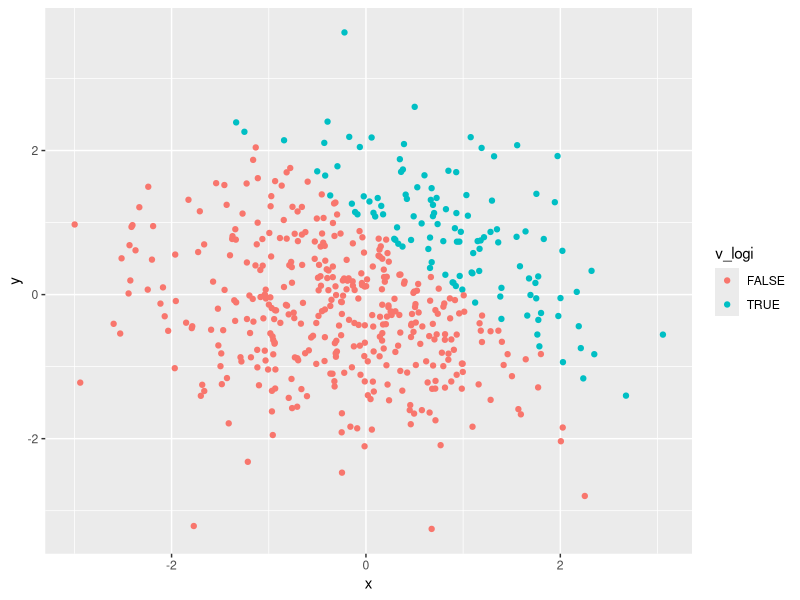
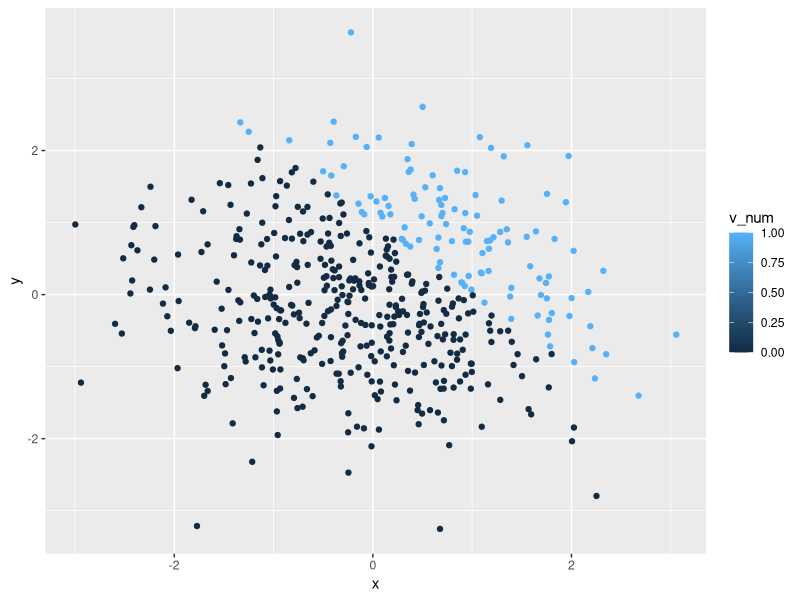
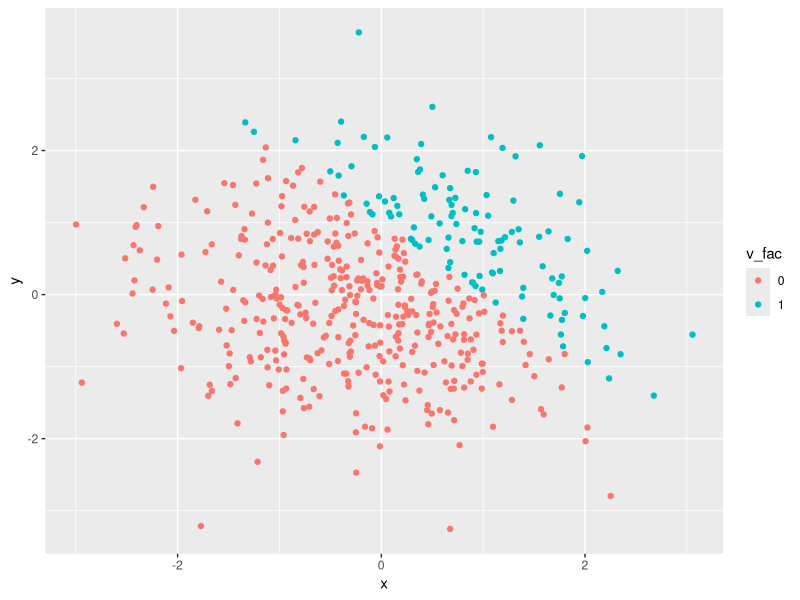

Write the R code that produced these figures, in order.
## ---- chunk 1
  set.seed(12)
  s = rnorm(8)
  v_logi = s > 0
  v_ch = c("A", "B", "C", "D","E", "F", "G", "H")
  v_fac = factor(c("AB", "B", "O", "B","B", "O", "AB", "B"),
                 levels = c('AB','B','O'))
  
library(tidyverse)
example_df = tibble(
  samp = s,
  vec_logical = v_logi,
  vec_char = v_ch,
  vec_factor = v_fac
  )
### out put of the example_data fram
example_df
### take the mean of each variables
mean(s)
mean(v_logi)
mean(v_ch)
mean(v_fac)
### using the as.numeric function

as.numeric(v_logi)
as.numeric(v_ch)
as.numeric(v_fac)
## ---- chunk 2
new_logi1 = as.numeric(v_logi)
new_logi2 = as.factor(v_logi)
result1 = new_logi1*s
result2 = new_logi2*s
new_logi3 = as.numeric(new_logi2)
result3 = new_logi3*s
## ---- chunk 3
set.seed(1)
x = rnorm(500)
library(tidyverse)
plot_df = tibble(
  x = rnorm(500),
  y = rnorm(500),
  v_logi = x + y > 1,
  v_num = as.numeric(v_logi),
  v_fac = as.factor(v_num),
)
summary(plot_df)
## ---- chunk 4
ggplot(plot_df, aes(x = x, y = y, color = v_logi)) + geom_point()
ggplot(plot_df, aes(x = x, y = y, color = v_num)) + geom_point()
ggplot(plot_df, aes(x = x, y = y, color = v_fac)) + geom_point()

